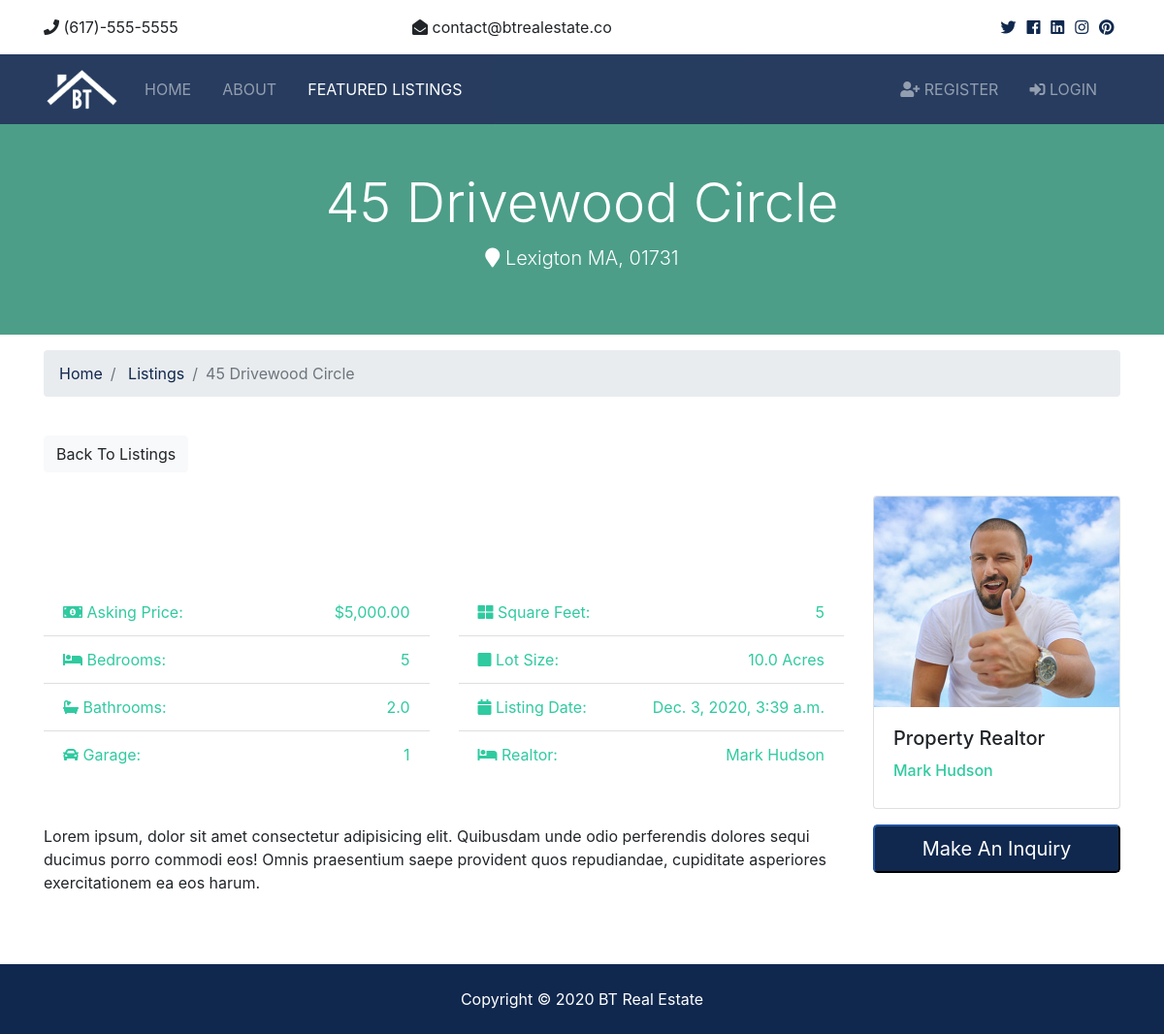
Page /listings/1 on the committed database.
### listings/models.py (models this page shows, shortened)
class Listing(models.Model):
    realtor = models.ForeignKey(Realtor,on_delete=models.DO_NOTHING)
    title = models.CharField(max_length=300)
    address = models.CharField(max_length=200)
    city = models.CharField(max_length=200)
    state = models.CharField(max_length=200)
    zipcode = models.CharField(max_length=200)
    description = models.TextField(blank=True)
    price = models.IntegerField()
    bedrooms = models.IntegerField()
    bathrooms = models.DecimalField(max_digits=3,decimal_places=1)
    garage = models.IntegerField(default=0)
    sqft=models.IntegerField()
    lot_size = models.DecimalField(max_digits=5,decimal_places=1)
    photo_main = models.ImageField(upload_to="photo/%Y/%m/%d/")
    photo_1 = models.ImageField(upload_to="photo/%Y/%m/%d/",blank=True)
    photo_2 = models.ImageField(upload_to="photo/%Y/%m/%d/",blank=True)
    photo_3 = models.ImageField(upload_to="photo/%Y/%m/%d/",blank=True)
    photo_4 = models.ImageField(upload_to="photo/%Y/%m/%d/",blank=True)
    photo_5 = models.ImageField(upload_to="photo/%Y/%m/%d/",blank=True)
    photo_6 = models.ImageField(upload_to="photo/%Y/%m/%d/",blank=True)
    is_published = models.BooleanField(default=True)
    list_date = models.DateTimeField(default=datetime.now(),blank=True)

### realtors/models.py (models this page shows)
class Realtor(models.Model):
    name=models.CharField(max_length=200)
    photo = models.ImageField(upload_to="photo/%Y/%m/%d/")
    description = models.TextField(blank=True)
    phone = models.CharField(max_length=20)
    email=models.CharField(max_length=50)
    is_mvp = models.BooleanField(default=False)
    hire_date = models.DateTimeField(default=datetime.now(),blank=True)
    def __str__(self):
        return self.name

### listings/views.py (the view)
# urls.py: path("<int:listing_id>",views.listing,name="listing"),
def listing(request,listing_id):
    listing=get_object_or_404(Listing,pk=listing_id)
    context={'listing':listing}
    return render(request,"listings/listing.html",context)

### templates/listings/listing.html (shortened to what this page needs)
{% extends 'base.html' %}
{% load static %}
{% load humanize %}
{% block content %}
  <section id="showcase-inner" class="py-5 text-white">
    <div class="container">
      <div class="row text-center">
        <div class="col-md-12">
          <h1 class="display-4">{{listing.title}}</h1>
          <p class="lead">
            <i class="fas fa-map-marker"></i> {{listing.city}} {{listing.state}}, {{listing.zipcode}}</p>
        </div>
      </div>
    </div>
  </section>
  <section id="bc" class="mt-3">
    <div class="container">
      <nav>
        <ol class="breadcrumb">
          <li class="breadcrumb-item">
            <a href="{% url 'home' %}">Home</a>
          </li>
          <li class="breadcrumb-item">
            <a href="{% url 'listings' %}">Listings</a>
          </li>
          <li class="breadcrumb-item active">{{listing.title}}</li>
        </ol>
      </nav>
    </div>
  </section>
  <section id="listing" class="py-4">
    <div class="container">
      <a href="{% url 'listings' %}" class="btn btn-light mb-4">Back To Listings</a>
      <div class="row">
        <div class="col-md-9">
          <div class="row mb-5 thumbs">
            {% if listing.photo_1 %}
            <div class="col-md-2">
            </div>
            {% endif %}
            {% if listing.photo_2 %}
            <div class="col-md-2">
            </div>
            {% endif %}
            {% if listing.photo_3 %}
            <div class="col-md-2">
            </div>
            {% endif %}
            {% if listing.photo_4 %}
            <div class="col-md-2">
            </div>
            {% endif %}
            {% if listing.photo_5 %}
            <div class="col-md-2">
            </div>
            {% endif %}
            {% if listing.photo_6 %}
            <div class="col-md-2">
            </div>
            </div>
            {% endif %}
          <div class="row mb-5 fields">
            <div class="col-md-6">
              <ul class="list-group list-group-flush">
                <li class="list-group-item text-secondary">
                  <i class="fas fa-money-bill-alt"></i> Asking Price:
                  <span class="float-right">${{ listing.price | floatformat:2 |intcomma }}</span>
                </li>
                <li class="list-group-item text-secondary">
                  <i class="fas fa-bed"></i> Bedrooms:
                  <span class="float-right">{{listing.bedrooms}}</span>
                </li>
                <li class="list-group-item text-secondary">
                  <i class="fas fa-bath"></i> Bathrooms:
                  <span class="float-right">{{ listing.bathrooms }}</span>
                </li>
                <li class="list-group-item text-secondary">
                  <i class="fas fa-car"></i> Garage:
                  <span class="float-right">{{listing.garage}}
                  </span>
                </li>
              </ul>
            </div>
            <div class="col-md-6">
              <ul class="list-group list-group-flush">
                <li class="list-group-item text-secondary">
                  <i class="fas fa-th-large"></i> Square Feet:
                  <span class="float-right">{{listing.sqft}}</span>
                </li>
                <li class="list-group-item text-secondary">
                  <i class="fas fa-square"></i> Lot Size:
                  <span class="float-right">{{listing.lot_size}} Acres
                  </span>
                </li>
                <li class="list-group-item text-secondary">
                  <i class="fas fa-calendar"></i> Listing Date:
                  <span class="float-right">{{listing.list_date}}</span>
                </li>
                <li class="list-group-item text-secondary">
                  <i class="fas fa-bed"></i> Realtor:
                  <span class="float-right">{{listing.realtor}}
                  </span>
                </li>
              </ul>
            </div>
          </div>
          <div class="row mb-5">
            <div class="col-md-12">
              {{listing.description}}
            </div>
          </div>
        </div>
        <div class="col-md-3">
          <div class="card mb-3">
            <img class="card-img-top" src="{{listing.realtor.photo.url}}" alt="Seller of the month">
            <div class="card-body">
              <h5 class="card-title">Property Realtor</h5>
              <h6 class="text-secondary">{{listing.realtor}}</h6>
            </div>
          </div>
          <button class="btn-primary btn-block btn-lg" data-toggle="modal" data-target="#inquiryModal">Make An Inquiry</button>
        </div>
      </div>
    </div>
  </section>
{% endblock %}

### pages/static/css/all.css (style rules this page uses)
.fa, .fas, .far, .fal, .fab { -moz-osx-font-smoothing: grayscale; -webkit-font-smoothing: antialiased; display: inline-block; font-style: normal; font-variant: normal; text-rendering: auto; line-height: 1; }
.fa-bath:before { content: "\f2cd"; }
.fa-bed:before { content: "\f236"; }
.fa-calendar:before { content: "\f133"; }
.fa-car:before { content: "\f1b9"; }
.fa-map-marker:before { content: "\f041"; }
.fa-money-bill-alt:before { content: "\f3d1"; }
.fa-square:before { content: "\f0c8"; }
.fa-th-large:before { content: "\f009"; }
.fa, .fas { font-family: 'Font Awesome 5 Free'; font-weight: 900; }

### pages/static/css/style.css (style rules this page uses)
img { width: 100%; }
#showcase-inner { background: url(../img/building.jpg) no-repeat top center fixed/cover; position: relative; overflow: hidden; min-height: 200px; }
#showcase-inner::before { content: ''; position: absolute; top: 0; left: 0; min-height: 100%; width: 100%; background: rgba(32, 134, 107, 0.8); }

### rows in the picture
Listing: title "45 Drivewood Circle", city "Lexigton", state "MA", zipcode "01731", price "5,000.00", bedrooms "5", bathrooms "2.0", garage "1", sqft "5", lot_size "10.0", list_date "Dec. 3, 2020, 3:39 a.m.", realtor "Mark Hudson", description "Lorem ipsum, dolor sit amet consectetur adipisicing elit. Quibusdam unde odio perferendis dolores sequi ducimus porro commodi eos! Omnis praesentium saepe provident quos repudiandae, cupiditate asperiores exercitationem ea eos harum.", realtor.photo (picture)
